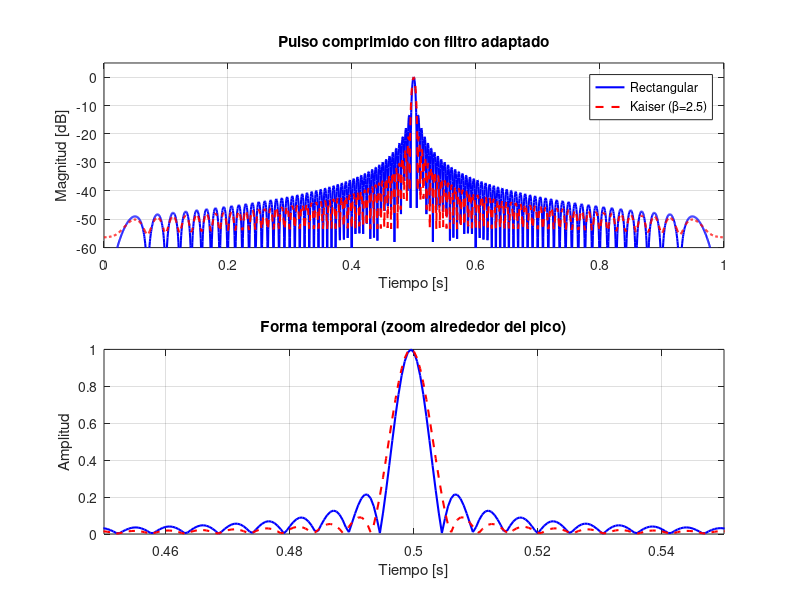

Recreate this plot in MATLAB. (Note: this script raises an error after producing the figure.)
clc; clear; close all;

% Parámetros del chirp
fs = 2000;        % frecuencia de muestreo [Hz]
T  = 1;           % duración del pulso [s]
B  = 200;         % ancho de banda [Hz]
N  = round(T*fs); % muestras
t  = (0:N-1)/fs;  % vector de tiempo

K = B/T;          % pendiente

% Chirp baseband (transmitido)
tx = exp(1j*pi*K*t.^2);

% Señal recibida (sin ruido)
rx = tx;

%% Filtro adaptado en el dominio temporal (rectangular window)
h_rect = conj(flip(tx));
y_rect = conv(rx, h_rect, 'same');

%% Filtro adaptado con ventana Kaiser
beta = 2.5;                            % parámetro de Kaiser
w_kaiser = kaiser(N, beta).';          % ventana de Kaiser
h_kaiser = conj(flip(tx)) .* w_kaiser; % filtro adaptado con ventana
y_kaiser = conv(rx, h_kaiser, 'same');

%% Normalizar salidas para comparar
y_rect = y_rect / max(abs(y_rect));
y_kaiser = y_kaiser / max(abs(y_kaiser));

%% Graficar
figure;

subplot(2,1,1);
plot(t, 20*log10(abs(y_rect)), 'b', 'LineWidth',1.5); hold on;
plot(t, 20*log10(abs(y_kaiser)), 'r--', 'LineWidth',1.5);
xlabel('Tiempo [s]'); ylabel('Magnitud [dB]');
title('Pulso comprimido con filtro adaptado');
legend('Rectangular','Kaiser (\beta=2.5)');
grid on; ylim([-60 5]);

subplot(2,1,2);
plot(t, abs(y_rect), 'b', 'LineWidth',1.5); hold on;
plot(t, abs(y_kaiser), 'r--', 'LineWidth',1.5);
xlabel('Tiempo [s]'); ylabel('Amplitud');
title('Forma temporal (zoom alrededor del pico)');
xlim([0.45 0.55]); % zoom para ver el pico en el centro
grid on;

sgtitle('Efecto de la ventana Kaiser en el filtro adaptado');
